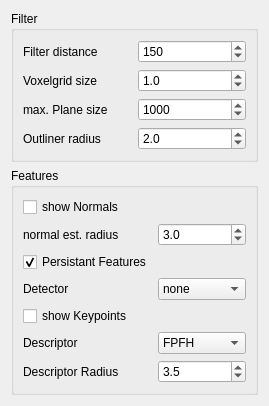
       <widget class="QWidget" name="page_Preparation">
        <property name="geometry">
         <rect>
          <x>0</x>
          <y>0</y>
          <width>237</width>
          <height>361</height>
         </rect>
        </property>
        <attribute name="label">
         <string>Preparation</string>
        </attribute>
        <layout class="QVBoxLayout" name="verticalLayout_3">
         <item>
          <widget class="QGroupBox" name="groupBox_Filter">
           <property name="title">
            <string>Filter</string>
           </property>
           <layout class="QGridLayout" name="gridLayout_4">
            <item row="1" column="0">
             <widget class="QLabel" name="label_VoxelgridSize">
              <property name="text">
               <string>Voxelgrid size</string>
              </property>
             </widget>
            </item>
            <item row="4" column="0">
             <widget class="QLabel" name="label_OutlinerRadius">
              <property name="text">
               <string>Outliner radius</string>
              </property>
             </widget>
            </item>
            <item row="4" column="1">
             <widget class="QDoubleSpinBox" name="doubleSpinBox_OutlinerRadius">
              <property name="decimals">
               <number>1</number>
              </property>
              <property name="minimum">
               <double>0.000000000000000</double>
              </property>
              <property name="maximum">
               <double>10.000000000000000</double>
              </property>
              <property name="singleStep">
               <double>0.500000000000000</double>
              </property>
              <property name="value">
               <double>2.000000000000000</double>
              </property>
             </widget>
            </item>
            <item row="3" column="1">
             <widget class="QSpinBox" name="spinBox_MaxPlaneSize">
              <property name="minimum">
               <number>0</number>
              </property>
              <property name="maximum">
               <number>200000</number>
              </property>
              <property name="value">
               <number>1000</number>
              </property>
             </widget>
            </item>
            <item row="1" column="1">
             <widget class="QDoubleSpinBox" name="doubleSpinBox_VoxelgridSize">
              <property name="decimals">
               <number>1</number>
              </property>
              <property name="minimum">
               <double>0.000000000000000</double>
              </property>
              <property name="maximum">
               <double>5.000000000000000</double>
              </property>
              <property name="singleStep">
               <double>0.100000000000000</double>
              </property>
              <property name="value">
               <double>1.000000000000000</double>
              </property>
             </widget>
            </item>
            <item row="3" column="0">
             <widget class="QLabel" name="label_MaxPlaneSize">
              <property name="text">
               <string>max. Plane size</string>
              </property>
              <property name="buddy">
               <cstring>spinBox_MaxPlaneSize</cstring>
              </property>
             </widget>
            </item>
            <item row="0" column="0">
             <widget class="QLabel" name="label_FilterDistance">
              <property name="text">
               <string>Filter distance</string>
              </property>
             </widget>
            </item>
            <item row="0" column="1">
             <widget class="QSpinBox" name="spinBox_FilterDistance">
              <property name="maximum">
               <number>1500</number>
              </property>
              <property name="value">
               <number>150</number>
              </property>
             </widget>
            </item>
           </layout>
          </widget>
         </item>
         <item>
          <widget class="QGroupBox" name="groupBox_Features">
           <property name="title">
            <string>Features</string>
           </property>
           <layout class="QGridLayout" name="gridLayout_2">
            <item row="3" column="0">
             <widget class="QLabel" name="label_Detector">
              <property name="text">
               <string>Detector</string>
              </property>
             </widget>
            </item>
            <item row="3" column="1">
             <widget class="QComboBox" name="comboBox_Detector">
              <item>
               <property name="text">
                <string>none</string>
               </property>
              </item>
              <item>
               <property name="text">
                <string>Narf</string>
               </property>
              </item>
              <item>
               <property name="text">
                <string>Sift</string>
               </property>
              </item>
             </widget>
            </item>
            <item row="5" column="1">
             <widget class="QComboBox" name="comboBox_Descriptor">
              <item>
               <property name="text">
                <string>FPFH</string>
               </property>
              </item>
              <item>
               <property name="text">
                <string>PFH</string>
               </property>
              </item>
              <item>
               <property name="text">
                <string>PFHRGB</string>
               </property>
              </item>
              <item>
               <property name="text">
                <string>Shot</string>
               </property>
              </item>
              <item>
               <property name="text">
                <string>Shot Color</string>
               </property>
              </item>
             </widget>
            </item>
            <item row="5" column="0">
             <widget class="QLabel" name="label_Descriptor">
              <property name="text">
               <string>Descriptor</string>
              </property>
             </widget>
            </item>
            <item row="1" column="0">
             <widget class="QLabel" name="label_NormalEstRadius">
              <property name="text">
               <string>normal est. radius</string>
              </property>
             </widget>
            </item>
            <item row="1" column="1">
             <widget class="QDoubleSpinBox" name="doubleSpinBox_NormalEstRadius">
              <property name="decimals">
               <number>1</number>
              </property>
              <property name="minimum">
               <double>0.100000000000000</double>
              </property>
              <property name="maximum">
               <double>20.000000000000000</double>
              </property>
              <property name="singleStep">
               <double>0.100000000000000</double>
              </property>
              <property name="value">
               <double>3.000000000000000</double>
              </property>
             </widget>
            </item>
            <item row="0" column="0">
             <widget class="QCheckBox" name="checkBox_ShowNormals">
              <property name="text">
               <string>show Normals</string>
              </property>
             </widget>
            </item>
            <item row="6" column="1">
             <widget class="QDoubleSpinBox" name="doubleSpinBox_DescriptorRadius">
              <property name="decimals">
               <number>1</number>
              </property>
              <property name="minimum">
               <double>0.100000000000000</double>
              </property>
              <property name="maximum">
               <double>20.000000000000000</double>
              </property>
              <property name="singleStep">
               <double>0.100000000000000</double>
              </property>
              <property name="value">
               <double>3.500000000000000</double>
              </property>
             </widget>
            </item>
            <item row="2" column="0">
             <widget class="QCheckBox" name="checkBox_PersistantFeatures">
              <property name="text">
               <string>Persistant Features</string>
              </property>
              <property name="checked">
               <bool>true</bool>
              </property>
             </widget>
            </item>
            <item row="6" column="0">
             <widget class="QLabel" name="label_DescriptorRadius">
              <property name="text">
               <string>Descriptor Radius</string>
              </property>
             </widget>
            </item>
            <item row="4" column="0">
             <widget class="QCheckBox" name="checkBox_ShowKeypoints">
              <property name="text">
               <string>show Keypoints</string>
              </property>
             </widget>
            </item>
           </layout>
          </widget>
         </item>
         <item>
          <spacer name="verticalSpacer_Preparation">
           <property name="orientation">
            <enum>Qt::Vertical</enum>
           </property>
           <property name="sizeHint" stdset="0">
            <size>
             <width>20</width>
             <height>40</height>
            </size>
           </property>
          </spacer>
         </item>
        </layout>
       </widget>
